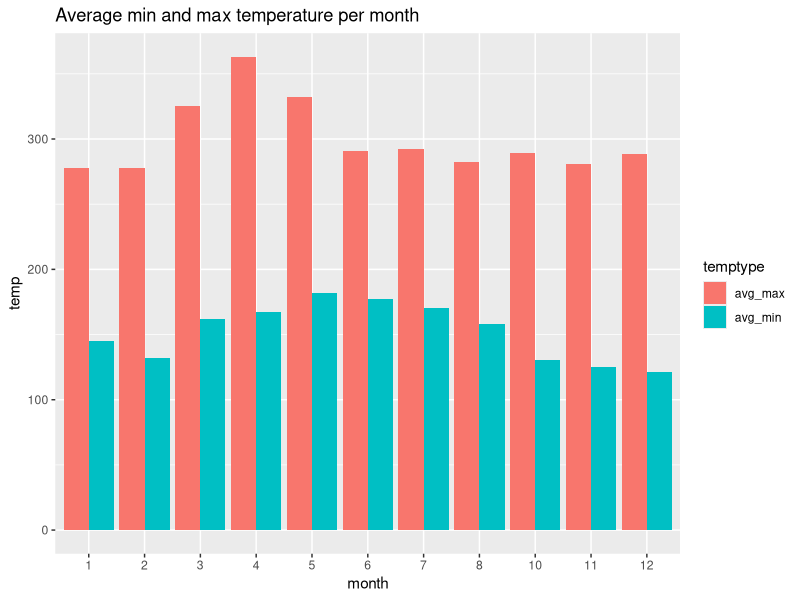
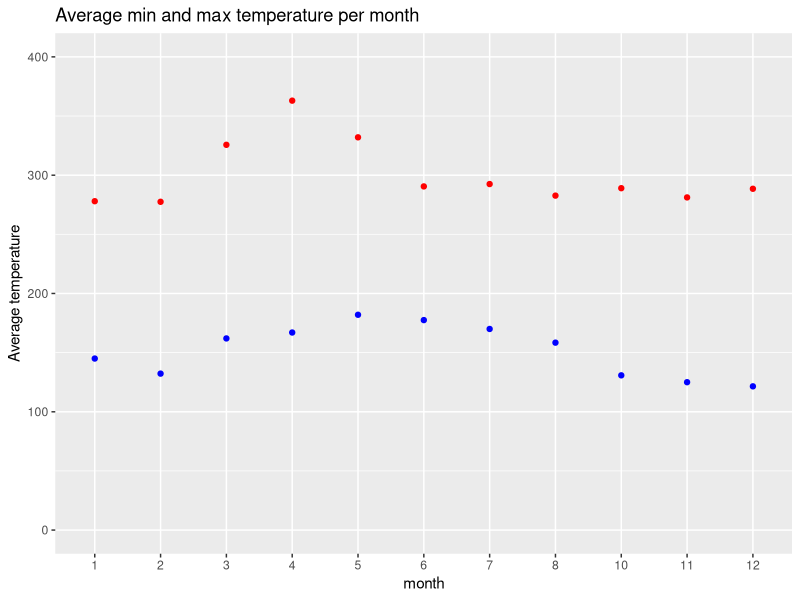
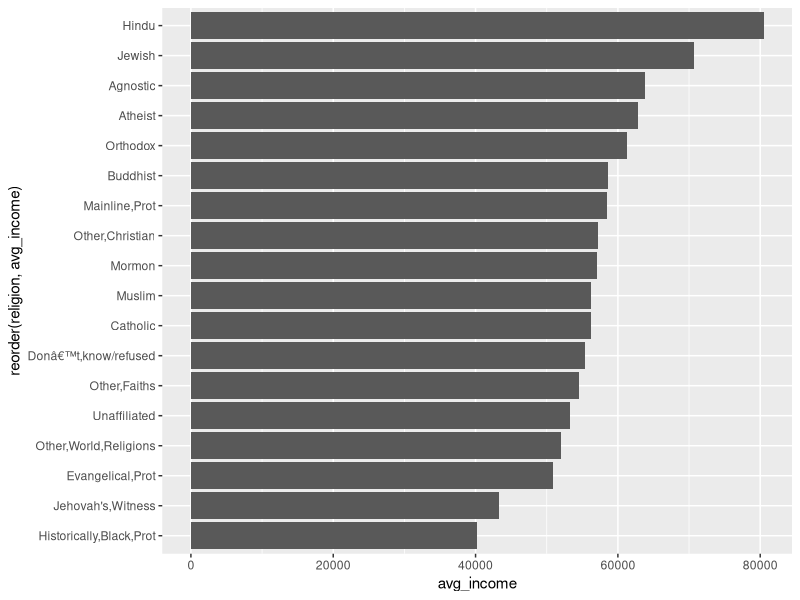

Write the R code that produced these figures, in order.
library(tidyverse)

pew <- read_csv(
  "./datasets/pew.csv"
)

pew <- pew %>%
  gather("income", "count", 2:11)

weather <- read_csv("./datasets/weather.csv") %>%
  gather("day", "temperature", d1:d31, na.rm = TRUE) %>%
  spread("element", "temperature") %>%
  mutate(TMAX = as.numeric(TMAX),
         TMIN = as.numeric(TMIN))

# example of interesting plot for both of them

weather %>%
  group_by(month) %>%
  summarise(avg_min = mean(TMIN),
            avg_max = mean(TMAX)) %>%
  gather("temptype", "temp", 2:3) %>%
  ggplot() +
  geom_bar(
    aes(x=factor(month), y=temp, fill=temptype), 
    position="dodge", stat="identity"
  ) +
  labs(title = "Average min and max temperature per month", x = "month")

# Example without gather
weather %>%
  group_by(month) %>%
  summarise(avg_min = mean(TMIN),
            avg_max = mean(TMAX)) %>%
  ggplot() +
  geom_point(aes(factor(month), avg_min), stat = "identity", color = "blue") +
  geom_point(aes(factor(month), avg_max), stat = "identity", color = "red") +
  ylim(0, 400) +
  labs(title = "Average min and max temperature per month", 
       x = "month", y = "Average temperature")

unique(pew$income)

pew %>%
  mutate(
    estimated_income = case_when(
      income == "<$10k" ~ 5000,
      income == "$10-20k" ~ 15000,
      income == "$20-30k" ~ 25000,
      income == "$30-40k" ~ 35000,
      income == "$40-50k" ~ 45000,
      income == "$50-75k" ~ 62500,
      income == "$75-100k" ~ 87500,
      income == "$100-150k" ~ 125000,
      income == "$>150k" ~ 200000
    ) * count
  ) %>%
  filter(!is.na(estimated_income)) %>%
  group_by(religion) %>%
  summarise(n_people = sum(count),
            total_estimated_income = sum(estimated_income, na.rm = TRUE)) %>%
  mutate(avg_income = total_estimated_income / n_people) %>%
  ggplot() +
  # geom_bar(aes(fct_reorder(religion, avg_income), avg_income), stat = "identity") +
  geom_bar(aes(reorder(religion, avg_income), avg_income), stat = "identity") +
  # geom_bar(aes(religion, avg_income), stat = "identity") +
  coord_flip()
  #theme(axis.text.x = element_text(angle = 45, vjust = 0.5))

data_dictionary <- tibble(
  column_name = c(rep("geslacht", 3), rep("commal1", 4)),
  value = c(1, 2, 3, 1, 2, 3, 4),
  description = c(
    "Man", "Vrouw", "Ongedifferentieerd", "Ja, actueel",
    "Ja, curatief behandeld < 5j geleden", "Ja, curatief behandeld > 5j geleden",
    "Ja, palliatief behandeld"
  )
)

data <- tibble(
  patient_id = seq(1, 8), 
  geslacht = c(1, 2, 3, 1, 2, 3, 1, 2),
  commal1 = c(1, 2, 3, 4, 1, 2, 3, 4)
)

data_description <- data %>%
  gather("column_name", "value", -patient_id) %>%
  left_join(data_dictionary, by = c("column_name", "value")) %>%
  select(-value) %>%
  spread(column_name, description)
